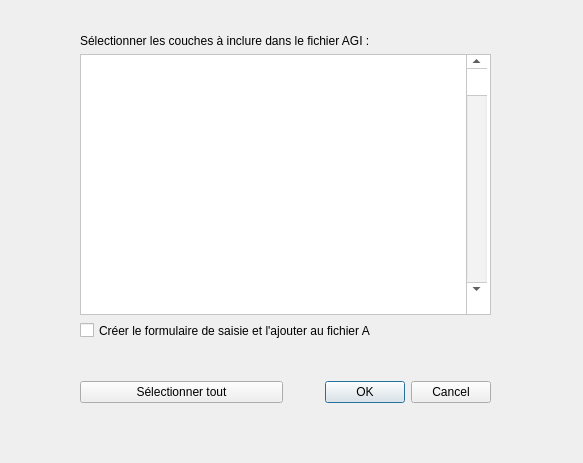
<?xml version="1.0" encoding="UTF-8"?>
<ui version="4.0">
 <class>ConvertisseurAGIDialogBase</class>
 <widget class="QDialog" name="ConvertisseurAGIDialogBase">
  <property name="geometry">
   <rect>
    <x>0</x>
    <y>0</y>
    <width>583</width>
    <height>463</height>
   </rect>
  </property>
  <property name="windowTitle">
   <string>Convertisseur AGI</string>
  </property>
  <widget class="QWidget" name="layoutWidget">
   <property name="geometry">
    <rect>
     <x>80</x>
     <y>34</y>
     <width>411</width>
     <height>281</height>
    </rect>
   </property>
   <layout class="QVBoxLayout" name="verticalLayout">
    <item>
     <widget class="QLabel" name="label">
      <property name="text">
       <string>Sélectionner les couches à inclure dans le fichier AGI :</string>
      </property>
     </widget>
    </item>
    <item>
     <widget class="QScrollArea" name="scrollArea">
      <property name="palette">
       <palette>
        <active>
         <colorrole role="WindowText">
          <brush brushstyle="SolidPattern">
           <color alpha="255">
            <red>0</red>
            <green>0</green>
            <blue>0</blue>
           </color>
          </brush>
         </colorrole>
         <colorrole role="Button">
          <brush brushstyle="SolidPattern">
           <color alpha="255">
            <red>255</red>
            <green>255</green>
            <blue>255</blue>
           </color>
          </brush>
         </colorrole>
         <colorrole role="Light">
          <brush brushstyle="SolidPattern">
           <color alpha="255">
            <red>255</red>
            <green>255</green>
            <blue>255</blue>
           </color>
          </brush>
         </colorrole>
         <colorrole role="Midlight">
          <brush brushstyle="SolidPattern">
           <color alpha="255">
            <red>255</red>
            <green>255</green>
            <blue>255</blue>
           </color>
          </brush>
         </colorrole>
         <colorrole role="Dark">
          <brush brushstyle="SolidPattern">
           <color alpha="255">
            <red>127</red>
            <green>127</green>
            <blue>127</blue>
           </color>
          </brush>
         </colorrole>
         <colorrole role="Mid">
          <brush brushstyle="SolidPattern">
           <color alpha="255">
            <red>170</red>
            <green>170</green>
            <blue>170</blue>
           </color>
          </brush>
         </colorrole>
         <colorrole role="Text">
          <brush brushstyle="SolidPattern">
           <color alpha="255">
            <red>0</red>
            <green>0</green>
            <blue>0</blue>
           </color>
          </brush>
         </colorrole>
         <colorrole role="BrightText">
          <brush brushstyle="SolidPattern">
           <color alpha="255">
            <red>255</red>
            <green>255</green>
            <blue>255</blue>
           </color>
          </brush>
         </colorrole>
         <colorrole role="ButtonText">
          <brush brushstyle="SolidPattern">
           <color alpha="255">
            <red>0</red>
            <green>0</green>
            <blue>0</blue>
           </color>
          </brush>
         </colorrole>
         <colorrole role="Base">
          <brush brushstyle="SolidPattern">
           <color alpha="255">
            <red>255</red>
            <green>255</green>
            <blue>255</blue>
           </color>
          </brush>
         </colorrole>
         <colorrole role="Window">
          <brush brushstyle="SolidPattern">
           <color alpha="255">
            <red>255</red>
            <green>255</green>
            <blue>255</blue>
           </color>
          </brush>
         </colorrole>
         <colorrole role="Shadow">
          <brush brushstyle="SolidPattern">
           <color alpha="255">
            <red>0</red>
            <green>0</green>
            <blue>0</blue>
           </color>
          </brush>
         </colorrole>
         <colorrole role="AlternateBase">
          <brush brushstyle="SolidPattern">
           <color alpha="255">
            <red>255</red>
            <green>255</green>
            <blue>255</blue>
           </color>
          </brush>
         </colorrole>
         <colorrole role="ToolTipBase">
          <brush brushstyle="SolidPattern">
           <color alpha="255">
            <red>255</red>
            <green>255</green>
            <blue>220</blue>
           </color>
          </brush>
         </colorrole>
         <colorrole role="ToolTipText">
          <brush brushstyle="SolidPattern">
           <color alpha="255">
            <red>0</red>
            <green>0</green>
            <blue>0</blue>
           </color>
          </brush>
         </colorrole>
        </active>
        <inactive>
         <colorrole role="WindowText">
          <brush brushstyle="SolidPattern">
           <color alpha="255">
            <red>0</red>
            <green>0</green>
            <blue>0</blue>
           </color>
          </brush>
         </colorrole>
         <colorrole role="Button">
          <brush brushstyle="SolidPattern">
           <color alpha="255">
            <red>255</red>
            <green>255</green>
            <blue>255</blue>
           </color>
          </brush>
         </colorrole>
         <colorrole role="Light">
          <brush brushstyle="SolidPattern">
           <color alpha="255">
            <red>255</red>
            <green>255</green>
            <blue>255</blue>
           </color>
          </brush>
         </colorrole>
         <colorrole role="Midlight">
          <brush brushstyle="SolidPattern">
           <color alpha="255">
            <red>255</red>
            <green>255</green>
            <blue>255</blue>
           </color>
          </brush>
         </colorrole>
         <colorrole role="Dark">
          <brush brushstyle="SolidPattern">
           <color alpha="255">
            <red>127</red>
            <green>127</green>
            <blue>127</blue>
           </color>
          </brush>
         </colorrole>
         <colorrole role="Mid">
          <brush brushstyle="SolidPattern">
           <color alpha="255">
            <red>170</red>
            <green>170</green>
            <blue>170</blue>
           </color>
          </brush>
         </colorrole>
         <colorrole role="Text">
          <brush brushstyle="SolidPattern">
           <color alpha="255">
            <red>0</red>
            <green>0</green>
            <blue>0</blue>
           </color>
          </brush>
         </colorrole>
         <colorrole role="BrightText">
          <brush brushstyle="SolidPattern">
           <color alpha="255">
            <red>255</red>
            <green>255</green>
            <blue>255</blue>
           </color>
          </brush>
         </colorrole>
         <colorrole role="ButtonText">
          <brush brushstyle="SolidPattern">
           <color alpha="255">
            <red>0</red>
            <green>0</green>
            <blue>0</blue>
           </color>
          </brush>
         </colorrole>
         <colorrole role="Base">
          <brush brushstyle="SolidPattern">
           <color alpha="255">
            <red>255</red>
            <green>255</green>
            <blue>255</blue>
           </color>
          </brush>
         </colorrole>
         <colorrole role="Window">
          <brush brushstyle="SolidPattern">
           <color alpha="255">
            <red>255</red>
            <green>255</green>
            <blue>255</blue>
           </color>
          </brush>
         </colorrole>
         <colorrole role="Shadow">
          <brush brushstyle="SolidPattern">
           <color alpha="255">
            <red>0</red>
            <green>0</green>
            <blue>0</blue>
           </color>
          </brush>
         </colorrole>
         <colorrole role="AlternateBase">
          <brush brushstyle="SolidPattern">
           <color alpha="255">
            <red>255</red>
            <green>255</green>
            <blue>255</blue>
           </color>
          </brush>
         </colorrole>
         <colorrole role="ToolTipBase">
          <brush brushstyle="SolidPattern">
           <color alpha="255">
            <red>255</red>
            <green>255</green>
            <blue>220</blue>
           </color>
          </brush>
         </colorrole>
         <colorrole role="ToolTipText">
          <brush brushstyle="SolidPattern">
           <color alpha="255">
            <red>0</red>
            <green>0</green>
            <blue>0</blue>
           </color>
          </brush>
         </colorrole>
        </inactive>
        <disabled>
         <colorrole role="WindowText">
          <brush brushstyle="SolidPattern">
           <color alpha="255">
            <red>127</red>
            <green>127</green>
            <blue>127</blue>
           </color>
          </brush>
         </colorrole>
         <colorrole role="Button">
          <brush brushstyle="SolidPattern">
           <color alpha="255">
            <red>255</red>
            <green>255</green>
            <blue>255</blue>
           </color>
          </brush>
         </colorrole>
         <colorrole role="Light">
          <brush brushstyle="SolidPattern">
           <color alpha="255">
            <red>255</red>
            <green>255</green>
            <blue>255</blue>
           </color>
          </brush>
         </colorrole>
         <colorrole role="Midlight">
          <brush brushstyle="SolidPattern">
           <color alpha="255">
            <red>255</red>
            <green>255</green>
            <blue>255</blue>
           </color>
          </brush>
         </colorrole>
         <colorrole role="Dark">
          <brush brushstyle="SolidPattern">
           <color alpha="255">
            <red>127</red>
            <green>127</green>
            <blue>127</blue>
           </color>
          </brush>
         </colorrole>
         <colorrole role="Mid">
          <brush brushstyle="SolidPattern">
           <color alpha="255">
            <red>170</red>
            <green>170</green>
            <blue>170</blue>
           </color>
          </brush>
         </colorrole>
         <colorrole role="Text">
          <brush brushstyle="SolidPattern">
           <color alpha="255">
            <red>127</red>
            <green>127</green>
            <blue>127</blue>
           </color>
          </brush>
         </colorrole>
         <colorrole role="BrightText">
          <brush brushstyle="SolidPattern">
           <color alpha="255">
            <red>255</red>
            <green>255</green>
            <blue>255</blue>
           </color>
          </brush>
         </colorrole>
         <colorrole role="ButtonText">
          <brush brushstyle="SolidPattern">
           <color alpha="255">
            <red>127</red>
            <green>127</green>
            <blue>127</blue>
           </color>
          </brush>
         </colorrole>
         <colorrole role="Base">
          <brush brushstyle="SolidPattern">
           <color alpha="255">
            <red>255</red>
            <green>255</green>
            <blue>255</blue>
           </color>
          </brush>
         </colorrole>
         <colorrole role="Window">
          <brush brushstyle="SolidPattern">
           <color alpha="255">
            <red>255</red>
            <green>255</green>
            <blue>255</blue>
           </color>
          </brush>
         </colorrole>
         <colorrole role="Shadow">
          <brush brushstyle="SolidPattern">
           <color alpha="255">
            <red>0</red>
            <green>0</green>
            <blue>0</blue>
           </color>
          </brush>
         </colorrole>
         <colorrole role="AlternateBase">
          <brush brushstyle="SolidPattern">
           <color alpha="255">
            <red>255</red>
            <green>255</green>
            <blue>255</blue>
           </color>
          </brush>
         </colorrole>
         <colorrole role="ToolTipBase">
          <brush brushstyle="SolidPattern">
           <color alpha="255">
            <red>255</red>
            <green>255</green>
            <blue>220</blue>
           </color>
          </brush>
         </colorrole>
         <colorrole role="ToolTipText">
          <brush brushstyle="SolidPattern">
           <color alpha="255">
            <red>0</red>
            <green>0</green>
            <blue>0</blue>
           </color>
          </brush>
         </colorrole>
        </disabled>
       </palette>
      </property>
      <property name="widgetResizable">
       <bool>true</bool>
      </property>
      <widget class="QWidget" name="scrollAreaWidgetContents">
       <property name="geometry">
        <rect>
         <x>0</x>
         <y>0</y>
         <width>407</width>
         <height>258</height>
        </rect>
       </property>
       <widget class="QScrollBar" name="verticalScrollBar">
        <property name="geometry">
         <rect>
          <x>385</x>
          <y>0</y>
          <width>21</width>
          <height>241</height>
         </rect>
        </property>
        <property name="orientation">
         <enum>Qt::Vertical</enum>
        </property>
       </widget>
       <widget class="QListWidget" name="listWidget">
        <property name="geometry">
         <rect>
          <x>-5</x>
          <y>-1</y>
          <width>391</width>
          <height>261</height>
         </rect>
        </property>
        <property name="lineWidth">
         <number>0</number>
        </property>
       </widget>
      </widget>
     </widget>
    </item>
   </layout>
  </widget>
  <widget class="QWidget" name="layoutWidget">
   <property name="geometry">
    <rect>
     <x>80</x>
     <y>380</y>
     <width>411</width>
     <height>25</height>
    </rect>
   </property>
   <layout class="QHBoxLayout" name="horizontalLayout">
    <item>
     <widget class="QPushButton" name="pushButton">
      <property name="sizePolicy">
       <sizepolicy hsizetype="Expanding" vsizetype="Fixed">
        <horstretch>0</horstretch>
        <verstretch>0</verstretch>
       </sizepolicy>
      </property>
      <property name="text">
       <string>Sélectionner tout</string>
      </property>
     </widget>
    </item>
    <item>
     <widget class="QDialogButtonBox" name="button_box">
      <property name="orientation">
       <enum>Qt::Horizontal</enum>
      </property>
      <property name="standardButtons">
       <set>QDialogButtonBox::Cancel|QDialogButtonBox::Ok</set>
      </property>
     </widget>
    </item>
   </layout>
  </widget>
  <widget class="QCheckBox" name="checkBox">
   <property name="geometry">
    <rect>
     <x>80</x>
     <y>320</y>
     <width>291</width>
     <height>21</height>
    </rect>
   </property>
   <property name="text">
    <string>Créer le formulaire de saisie et l'ajouter au fichier AGI</string>
   </property>
  </widget>
 </widget>
 <resources/>
 <connections>
  <connection>
   <sender>button_box</sender>
   <signal>accepted()</signal>
   <receiver>ConvertisseurAGIDialogBase</receiver>
   <slot>accept()</slot>
   <hints>
    <hint type="sourcelabel">
     <x>20</x>
     <y>20</y>
    </hint>
    <hint type="destinationlabel">
     <x>20</x>
     <y>20</y>
    </hint>
   </hints>
  </connection>
  <connection>
   <sender>button_box</sender>
   <signal>rejected()</signal>
   <receiver>ConvertisseurAGIDialogBase</receiver>
   <slot>reject()</slot>
   <hints>
    <hint type="sourcelabel">
     <x>20</x>
     <y>20</y>
    </hint>
    <hint type="destinationlabel">
     <x>20</x>
     <y>20</y>
    </hint>
   </hints>
  </connection>
 </connections>
</ui>
